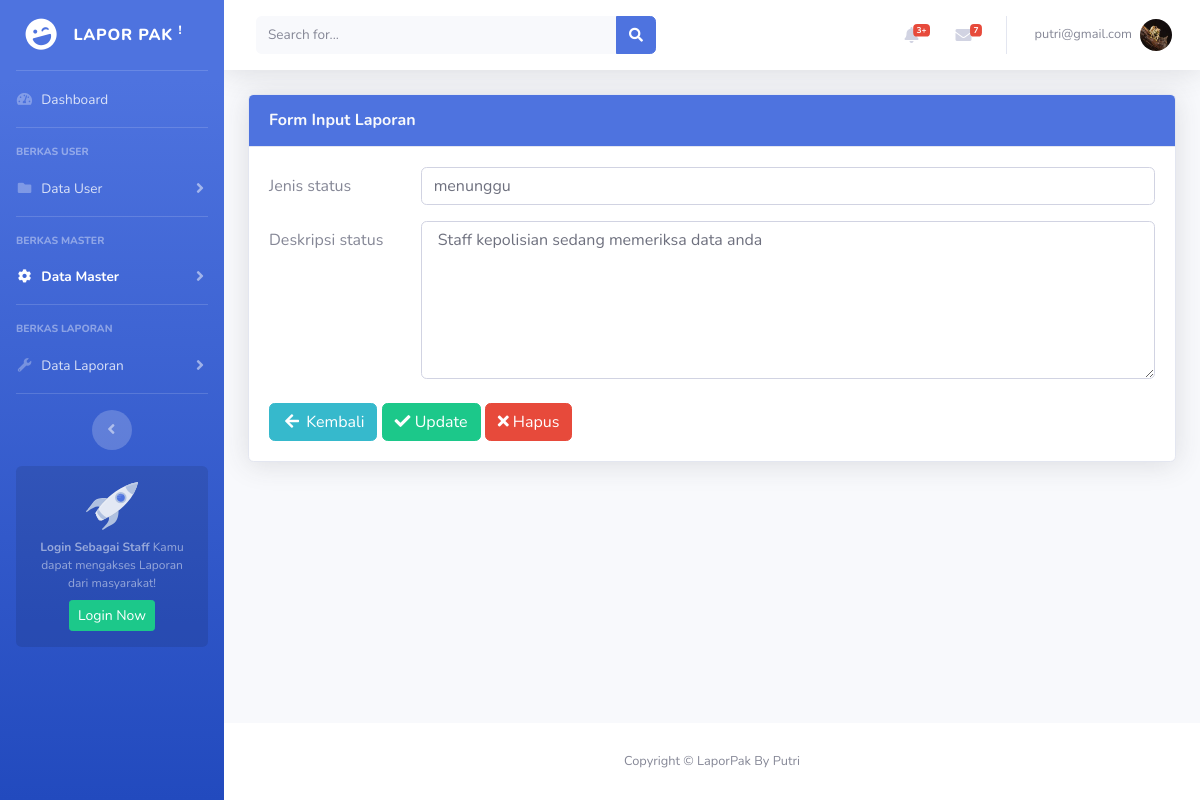
The page /superadmin/form-update-status.php?statusku=1 (signed in) on the database as committed earlier.
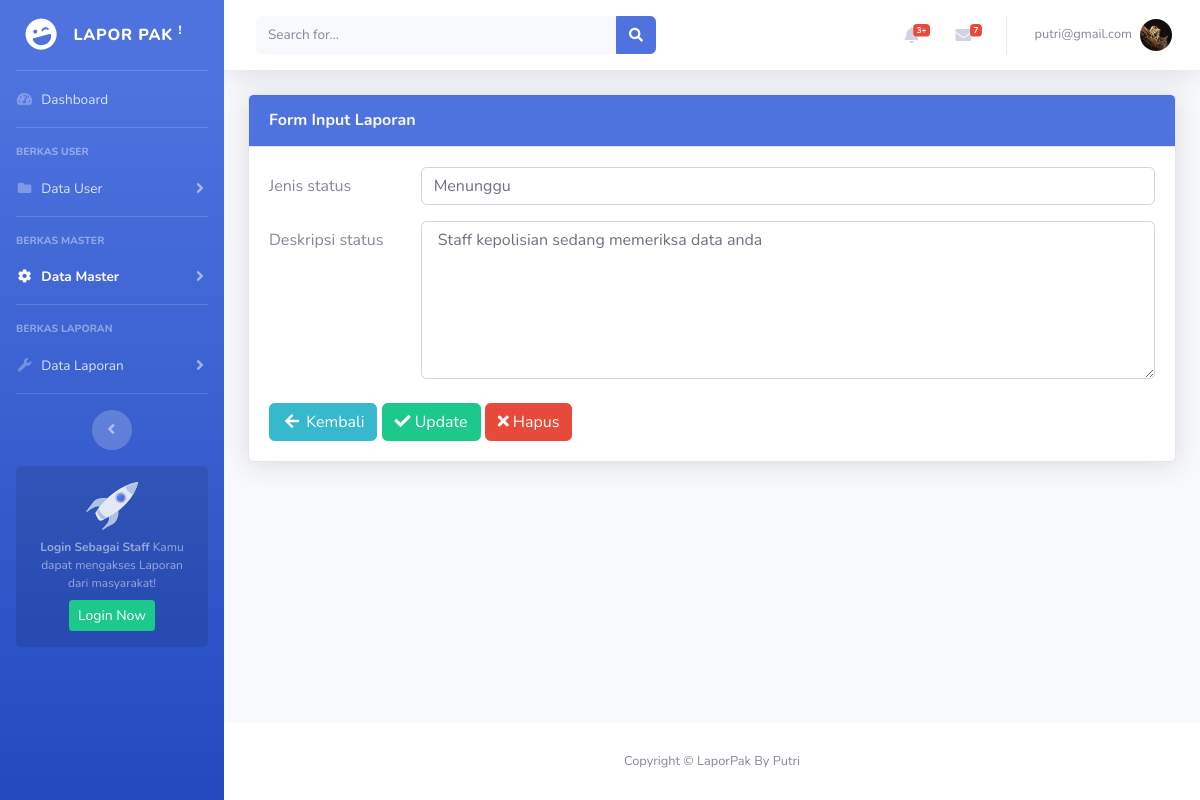
The same page on the database as committed later.
### tables this page shows
CREATE TABLE `status` (
  `id_status` int(11) NOT NULL,
  `nama_status` varchar(100) NOT NULL,
  `colour` varchar(100) NOT NULL,
  `deskripsi_status` text NOT NULL
);

### superadmin/form-update-status.php (the view, shortened to what this page needs)
<?php
include 'header.php';
$id_status = $_GET['statusku'];
$statusku = mysqli_query($konek, "SELECT * FROM status WHERE id_status = '$id_status';");
$row = mysqli_fetch_array($statusku);
?>
<div class="container-fluid">
    <div class="card shadow mb-4">
        <div class="card-header py-3 bg-primary">
            <h6 class="m-0 font-weight-bold text-light">Form Input Laporan</h6>
        </div>
        <div class="card-body">
            <form action="update/status.php" method="POST" enctype="multipart/form-data">
                <div class="form-group row">
                    <label for="Jenisstatus" class="col-sm-2 col-form-label">Jenis status</label>
                    <div class="col-sm-10">
                        <input type="text" name="nama_status" class="form-control" id="Jenisstatus" placeholder="Harap Jenis status Kejahatan" value="<?php echo $row['nama_status'] ?>" required>
                    </div>
                </div>
                <div class="form-group row">
                    <label for="deskripsi" class="col-sm-2 col-form-label">Deskripsi status</label>
                    <div class="col-sm-10">
                        <textarea rows="6" name="deskripsi_status" class="form-control" id="Deskripsi" placeholder="Harap isikan alur kejadian dengan lengkap!"> <?php echo $row['deskripsi_status'] ?></textarea>
                    </div>
                </div>
                <div class="form-actions">
                    <button href="tbl_status.php" class="btn btn-info mt-2"><i class="fas fa-fw fa-arrow-left"></i> Kembali</button>
                    <button type="submit" class="btn btn-success mt-2"> <i class="fa fa-check"></i> Update</button>
                    <button type="reset" class="btn btn-danger mt-2"><i class="fa fa-times"></i> Hapus</button>
                </div>
            </form>
        </div>
    </div>
</div>
</div>
<?php
include 'footer.php';
?>

Rows that differ between the two databases and show on the page:
changed status "Staff kepolisian sedang memeriksa data anda": nama_status "menunggu" → "Menunggu"
